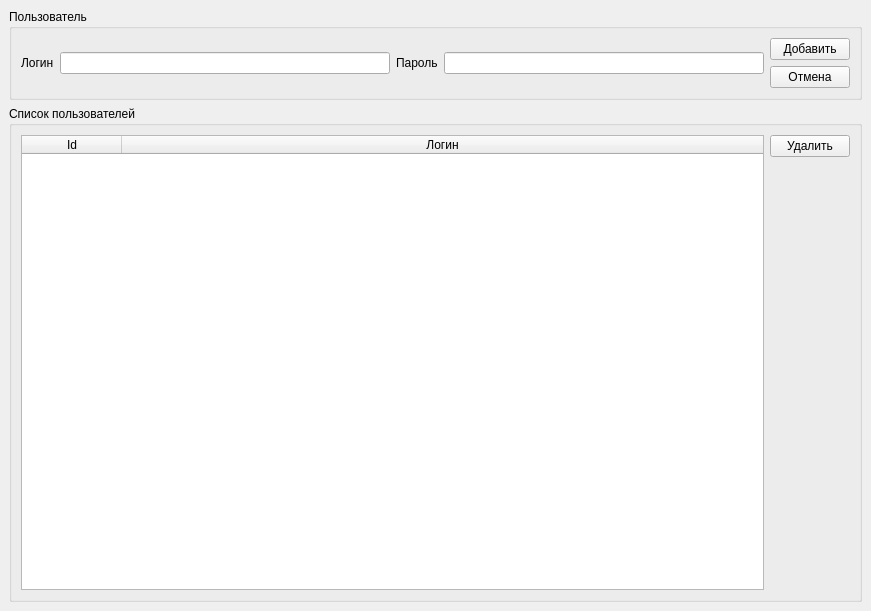
<?xml version="1.0" encoding="UTF-8"?>
<ui version="4.0">
 <class>MainWindow</class>
 <widget class="QMainWindow" name="MainWindow">
  <property name="geometry">
   <rect>
    <x>0</x>
    <y>0</y>
    <width>871</width>
    <height>611</height>
   </rect>
  </property>
  <property name="windowTitle">
   <string>Список пользователей</string>
  </property>
  <widget class="QWidget" name="centralwidget">
   <layout class="QVBoxLayout" name="verticalLayout_2">
    <item>
     <widget class="QGroupBox" name="groupBox">
      <property name="title">
       <string>Пользователь</string>
      </property>
      <layout class="QHBoxLayout" name="horizontalLayout_5">
       <item>
        <layout class="QHBoxLayout" name="horizontalLayout">
         <item>
          <widget class="QLabel" name="label">
           <property name="text">
            <string>Логин</string>
           </property>
          </widget>
         </item>
         <item>
          <widget class="QLineEdit" name="line_login"/>
         </item>
        </layout>
       </item>
       <item>
        <layout class="QHBoxLayout" name="horizontalLayout_2">
         <item>
          <widget class="QLabel" name="label_2">
           <property name="text">
            <string>Пароль</string>
           </property>
          </widget>
         </item>
         <item>
          <widget class="QLineEdit" name="line_password">
           <property name="echoMode">
            <enum>QLineEdit::Password</enum>
           </property>
          </widget>
         </item>
        </layout>
       </item>
       <item>
        <layout class="QHBoxLayout" name="horizontalLayout_3"/>
       </item>
       <item>
        <layout class="QVBoxLayout" name="verticalLayout">
         <item>
          <widget class="QPushButton" name="btn_add">
           <property name="text">
            <string>Добавить</string>
           </property>
          </widget>
         </item>
         <item>
          <widget class="QPushButton" name="btn_reset">
           <property name="text">
            <string>Отмена</string>
           </property>
          </widget>
         </item>
        </layout>
       </item>
      </layout>
     </widget>
    </item>
    <item>
     <widget class="QGroupBox" name="groupBox_2">
      <property name="title">
       <string>Список пользователей</string>
      </property>
      <layout class="QHBoxLayout" name="horizontalLayout_4">
       <item>
        <widget class="QTableWidget" name="tw_user_list">
         <property name="editTriggers">
          <set>QAbstractItemView::NoEditTriggers</set>
         </property>
         <property name="alternatingRowColors">
          <bool>true</bool>
         </property>
         <property name="selectionMode">
          <enum>QAbstractItemView::SingleSelection</enum>
         </property>
         <property name="selectionBehavior">
          <enum>QAbstractItemView::SelectRows</enum>
         </property>
         <attribute name="horizontalHeaderStretchLastSection">
          <bool>true</bool>
         </attribute>
         <column>
          <property name="text">
           <string>Id</string>
          </property>
         </column>
         <column>
          <property name="text">
           <string>Логин</string>
          </property>
         </column>
        </widget>
       </item>
       <item>
        <layout class="QVBoxLayout" name="verticalLayout_3">
         <item>
          <widget class="QPushButton" name="btn_delete">
           <property name="text">
            <string>Удалить</string>
           </property>
          </widget>
         </item>
         <item>
          <spacer name="verticalSpacer">
           <property name="orientation">
            <enum>Qt::Vertical</enum>
           </property>
           <property name="sizeHint" stdset="0">
            <size>
             <width>20</width>
             <height>40</height>
            </size>
           </property>
          </spacer>
         </item>
        </layout>
       </item>
      </layout>
     </widget>
    </item>
   </layout>
  </widget>
 </widget>
 <resources/>
 <connections/>
</ui>
